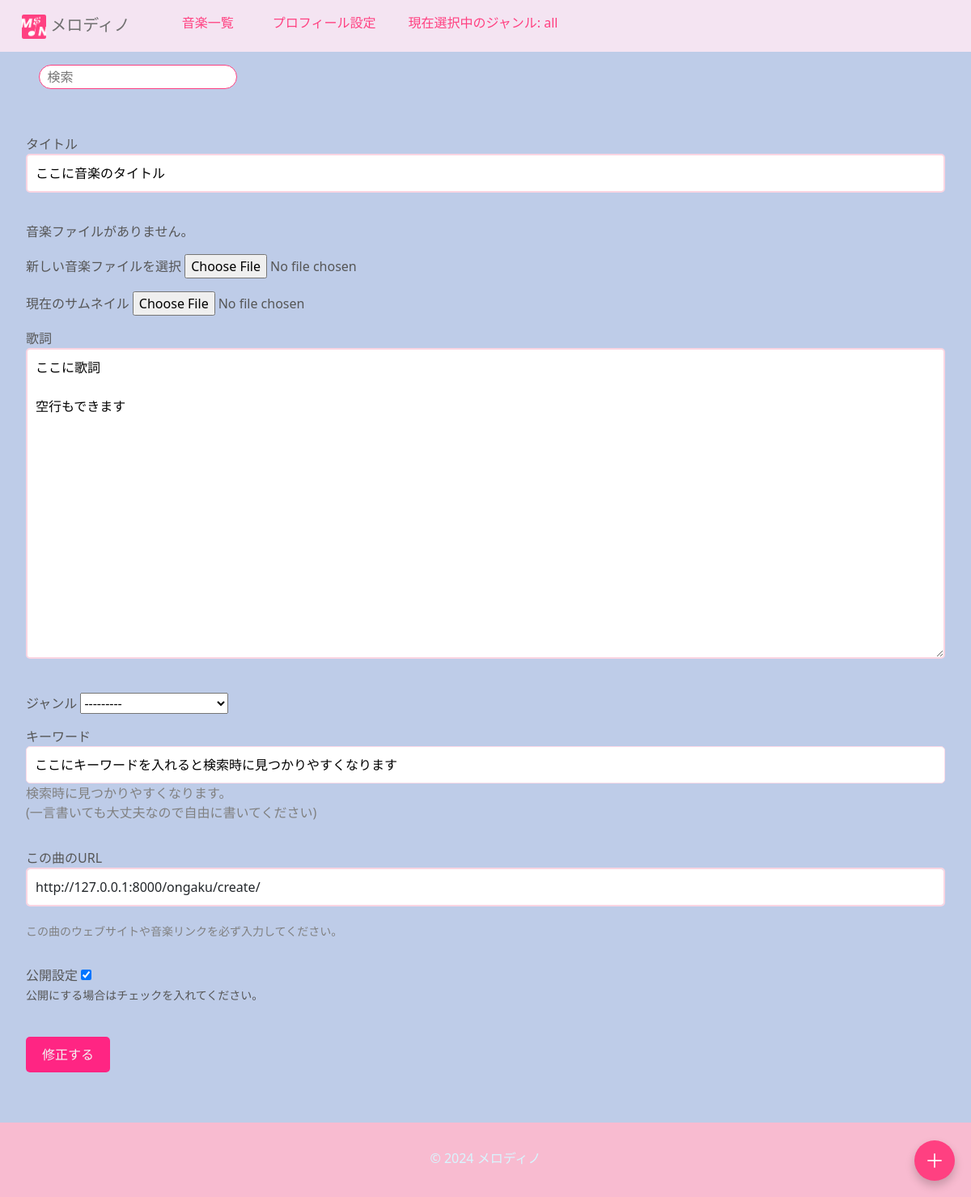
Before: /ongaku/1/update/ (signed in) with the older database file.
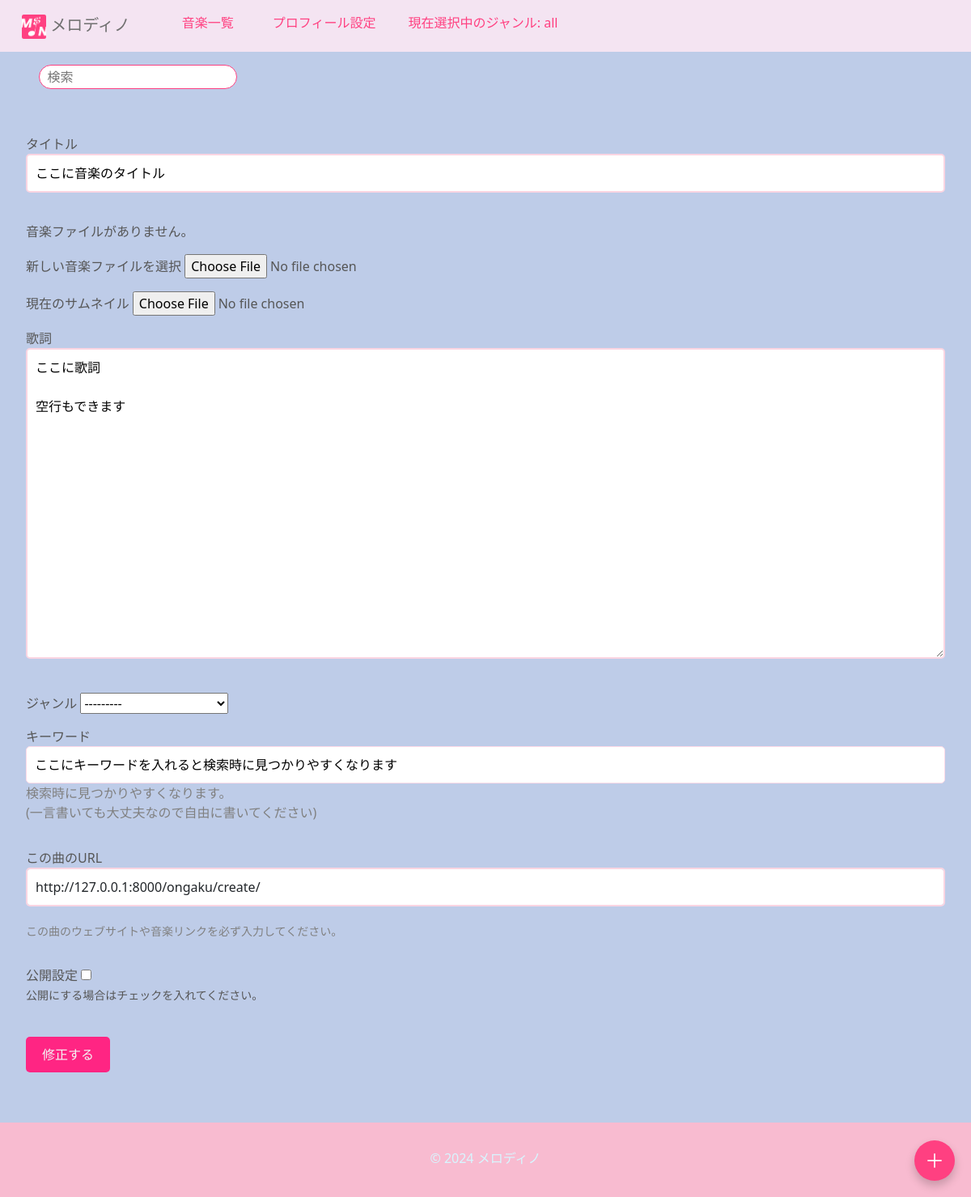
After: the same page with the newer database file.
### ongaku/models.py (models this page shows, shortened)
class Ongaku(models.Model):
    title = models.CharField(max_length=70, verbose_name="タイトル")
    text = models.TextField(blank=True, default="", verbose_name="説明")
    audio_file = models.FileField(upload_to='music/', null=True, blank=True, verbose_name="音楽ファイル")
    thumbnail = models.ImageField(null=True, blank=True, verbose_name="サムネイル")
    category = models.CharField(
        max_length=100, choices=CATEGORY, null=True, blank=True, verbose_name="カテゴリー"
    )
    custom_category = models.CharField(
        max_length=100,
        blank=True,
        help_text="検索時に見つかりやすくなります。",
        verbose_name="カスタムカテゴリー"
    )
    user = models.ForeignKey(User, on_delete=models.CASCADE, related_name='songs', verbose_name="ユーザー")
    search_count = models.IntegerField(default=0, verbose_name="検索回数")
    play_count = models.IntegerField(default=0, verbose_name="再生回数")
    is_public = models.BooleanField(default=False, verbose_name="公開設定")  # 公開/非公開設定
    created_at = models.DateTimeField(auto_now_add=True, verbose_name="作成日時")  # 投稿日
    ongaku_url = models.URLField(blank=False, null=False, verbose_name="音楽URL")
    favorites = models.ManyToManyField(User, related_name='favorite_songs', blank=True, verbose_name="お気に入り")
    favorited_by = models.ManyToManyField(
        'UserProfile',  # ユーザー情報が保存されているモデル
        related_name='favorite_songs',
        blank=True,
        verbose_name="お気に入りユーザー"
    )
    order = models.PositiveIntegerField(default=0, verbose_name="順序")
    class Meta:
        ordering = ['order']

### ongaku/views.py (the view, shortened to what this page needs)
# urls.py: path('ongaku/<int:pk>/update/', views.UpdateOngakuView.as_view(), name='update-ongaku'),
class UpdateOngakuView(LoginRequiredMixin, UpdateView):
    model = Ongaku
    fields = ('title', 'text', 'thumbnail', 'category', 'audio_file', 'custom_category', 'ongaku_url', 'is_public')
    template_name = 'ongaku/ongaku_update.html'
    def get_object(self, queryset=None):
        obj = super().get_object(queryset)
        if obj.user != self.request.user:
            raise PermissionDenied
        return get_object_or_404(Ongaku, pk=self.kwargs['pk'])

### ongaku/templates/ongaku/ongaku_update.html (shortened to what this page needs)
{% extends 'base.html' %}
{% block content %}
    <form method="POST" enctype="multipart/form-data">
        <div class="p-2">
            <label for="title">タイトル</label>
            {{ form.title }}
        </div>
        <div class="p-2">
            {% if form.instance.audio_file %}
                <p>現在の音楽ファイル:</p>
                <audio controls>
                    <source src="{{ form.instance.audio_file.url }}" type="audio/mpeg">
                    お使いのブラウザは音声再生に対応していません。
                </audio>
            {% else %}
                <p>音楽ファイルがありません。</p>
            {% endif %}
            <label for="id_audio_file">新しい音楽ファイルを選択</label>
            <input type="file" name="audio_file">
        </div>
        <div class="p-2">
            <label for="thumbnail">現在のサムネイル</label>
            {{ form.thumbnail }}
        </div>
        <div class="p-2">
            <label for="id_text">歌詞</label>
            <div>
                <textarea id="id_text" name="text" rows="15" cols="45%">{{ form.text.value }}</textarea>
            </div>
        </div>
        <div class="p-2">
            <label for="category">ジャンル</label>
            {{ form.category }}
        </div>
        <div class="p-2">
            <label for="category">キーワード</label>
            {{ form.custom_category }}
            <span><p style="color: gray;">検索時に見つかりやすくなります。<br>(一言書いても大丈夫なので自由に書いてください)</p></span>
        </div>
        <div class="form-group p-2">
            <label for="ongaku_url">この曲のURL</label>
            <input type="url" name="ongaku_url" id="ongaku_url" class="form-control font-weight-bold text-dark" value="{{ form.ongaku_url.value|default:'' }}">
            <small><p style="color: gray;">この曲のウェブサイトや音楽リンクを必ず入力してください。</p></small>
        </div>
        <div class="p-2">
            <label for="is_public">公開設定</label>
            {{ form.is_public }}
            <div>
                <small>公開にする場合はチェックを入れてください。</small>
            </div>
        </div>
        <div class="p-2">
            <button type="submit" class="mt-4" value="修正する">修正する</button>
        </div>
    </form>
{% endblock %}

Changed rows visible on the page:
changed Ongaku "ここに音楽のタイトル": is_public "☑" → "☐"
